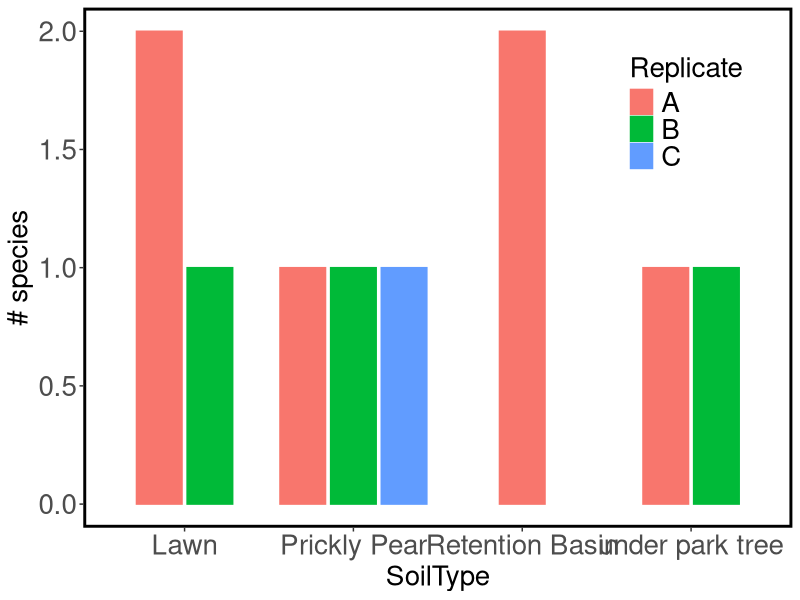

Generate this figure with R:
### Species richness & biodiversity ###

## Calculate species richness & Shannon's index for soils investigated in class
## Plot richness & diversity

library(here)
library(tidyverse)

####################
### Read in data ###
####################
dat <- read.csv(here("data", "ensc120_spprich.csv"))

####################
### Explore data ###
####################

# display first 5 rows of data
head(dat)

# View entire data file in data viewer tab 
View(dat)

# Display column names
names(dat)

############################
### Richness & diversity ###
############################
rich <- dat %>% group_by(SoilType, Replicate) %>%
                distinct(Organism) %>%
                summarize(richness = n())

evenness <- dat %>% group_by(SoilType, Replicate) %>%
                    reframe(evenn = Count/sum(Count)) 

div <- evenness %>% group_by(SoilType, Replicate) %>%
                    reframe(H = -sum(evenn*log(evenn)))

write.csv(div, here("data", "ShannonH.csv"), row.names = FALSE)

#############
### Plots ###
#############
# basic plot
rich.pl <- rich %>% ggplot(aes(x = SoilType, y = richness, groups = Replicate)) +
                      geom_bar(aes(color = Replicate), position = position_dodge2(width = 0.9, preserve = "single"), stat = "identity")

## What does fill do?
## What does color do?
## What does position do?

# Now let's clean up the aesthetics
rich.pl2 <- rich %>% ggplot(aes(x = SoilType, y = richness, groups = Replicate)) +
                      geom_bar(aes(color = Replicate, fill = Replicate), position = position_dodge2(width = 0.9, preserve = "single"), stat = "identity") +
                      ylab("# species") +
                      theme_bw() +
                      theme(legend.position = c(0.85, 0.8),
                            legend.background = element_rect(fill = NA, color = NA),
                            legend.text = element_text(size = 20),
                            legend.title = element_text(size = 20),
                            panel.grid = element_blank(),
                            panel.border = element_rect(color = "black", linewidth = 2),
                            axis.text = element_text(size = 20),
                            axis.title = element_text(size = 20, margin = margin(t = 0, r = 11, b = 0, l = 0)))
                            
ggsave(rich.pl2, path = "plots", file = "spprichness.pdf", width = 12.5, height = 9.5, units = "in")

## Plot evenness

## Plot Shannon's H


